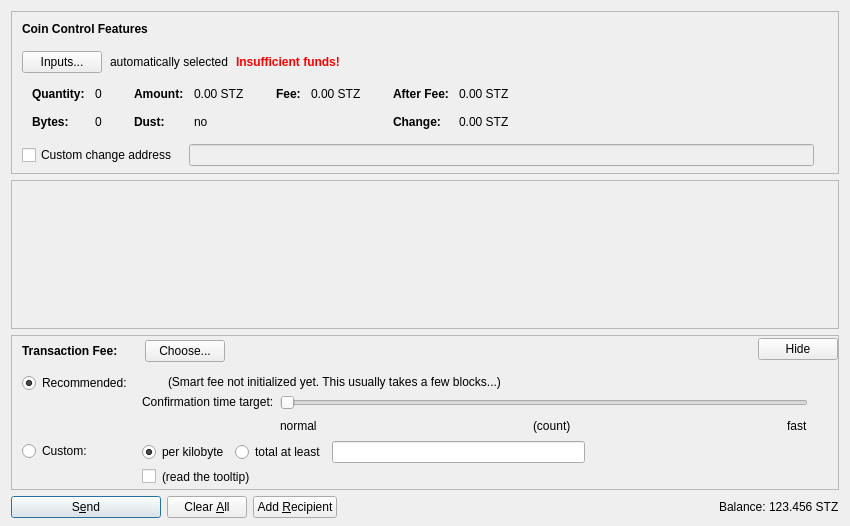
<?xml version="1.0" encoding="UTF-8"?>
<ui version="4.0">
 <class>SendCoinsDialog</class>
 <widget class="QDialog" name="SendCoinsDialog">
  <property name="geometry">
   <rect>
    <x>0</x>
    <y>0</y>
    <width>850</width>
    <height>526</height>
   </rect>
  </property>
  <property name="windowTitle">
   <string>Send Coins</string>
  </property>
  <layout class="QVBoxLayout" name="verticalLayout" stretch="0,1,0,0">
   <property name="bottomMargin">
    <number>8</number>
   </property>
   <item>
    <widget class="QFrame" name="frameCoinControl">
     <property name="sizePolicy">
      <sizepolicy hsizetype="Expanding" vsizetype="Expanding">
       <horstretch>0</horstretch>
       <verstretch>0</verstretch>
      </sizepolicy>
     </property>
     <property name="maximumSize">
      <size>
       <width>16777215</width>
       <height>16777215</height>
      </size>
     </property>
     <property name="frameShape">
      <enum>QFrame::StyledPanel</enum>
     </property>
     <property name="frameShadow">
      <enum>QFrame::Sunken</enum>
     </property>
     <layout class="QVBoxLayout" name="verticalLayoutCoinControl2">
      <property name="spacing">
       <number>0</number>
      </property>
      <property name="leftMargin">
       <number>0</number>
      </property>
      <property name="topMargin">
       <number>0</number>
      </property>
      <property name="rightMargin">
       <number>0</number>
      </property>
      <property name="bottomMargin">
       <number>6</number>
      </property>
      <item>
       <layout class="QVBoxLayout" name="verticalLayoutCoinControl" stretch="0,0,0,0,1">
        <property name="spacing">
         <number>0</number>
        </property>
        <property name="leftMargin">
         <number>10</number>
        </property>
        <property name="topMargin">
         <number>10</number>
        </property>
        <item>
         <layout class="QHBoxLayout" name="horizontalLayoutCoinControl1">
          <property name="bottomMargin">
           <number>15</number>
          </property>
          <item>
           <widget class="QLabel" name="labelCoinControlFeatures">
            <property name="sizePolicy">
             <sizepolicy hsizetype="Preferred" vsizetype="Maximum">
              <horstretch>0</horstretch>
              <verstretch>0</verstretch>
             </sizepolicy>
            </property>
            <property name="font">
             <font>
              <weight>75</weight>
              <bold>true</bold>
             </font>
            </property>
            <property name="styleSheet">
             <string notr="true">font-weight:bold;</string>
            </property>
            <property name="text">
             <string>Coin Control Features</string>
            </property>
           </widget>
          </item>
         </layout>
        </item>
        <item>
         <layout class="QHBoxLayout" name="horizontalLayoutCoinControl2" stretch="0,0,0,0">
          <property name="spacing">
           <number>8</number>
          </property>
          <property name="bottomMargin">
           <number>10</number>
          </property>
          <item>
           <widget class="QPushButton" name="pushButtonCoinControl">
            <property name="styleSheet">
             <string notr="true"/>
            </property>
            <property name="text">
             <string>Inputs...</string>
            </property>
            <property name="autoDefault">
             <bool>false</bool>
            </property>
           </widget>
          </item>
          <item>
           <widget class="QLabel" name="labelCoinControlAutomaticallySelected">
            <property name="text">
             <string>automatically selected</string>
            </property>
            <property name="margin">
             <number>5</number>
            </property>
           </widget>
          </item>
          <item>
           <widget class="QLabel" name="labelCoinControlInsuffFunds">
            <property name="font">
             <font>
              <weight>75</weight>
              <bold>true</bold>
             </font>
            </property>
            <property name="styleSheet">
             <string notr="true">color:red;font-weight:bold;</string>
            </property>
            <property name="text">
             <string>Insufficient funds!</string>
            </property>
            <property name="margin">
             <number>5</number>
            </property>
           </widget>
          </item>
          <item>
           <spacer name="horizontalSpacerCoinControl">
            <property name="orientation">
             <enum>Qt::Horizontal</enum>
            </property>
            <property name="sizeHint" stdset="0">
             <size>
              <width>40</width>
              <height>1</height>
             </size>
            </property>
           </spacer>
          </item>
         </layout>
        </item>
        <item>
         <widget class="QWidget" name="widgetCoinControl" native="true">
          <property name="sizePolicy">
           <sizepolicy hsizetype="Preferred" vsizetype="Preferred">
            <horstretch>0</horstretch>
            <verstretch>0</verstretch>
           </sizepolicy>
          </property>
          <property name="minimumSize">
           <size>
            <width>0</width>
            <height>0</height>
           </size>
          </property>
          <property name="styleSheet">
           <string notr="true"/>
          </property>
          <layout class="QHBoxLayout" name="horizontalLayoutCoinControl5">
           <property name="leftMargin">
            <number>0</number>
           </property>
           <property name="topMargin">
            <number>0</number>
           </property>
           <property name="rightMargin">
            <number>0</number>
           </property>
           <property name="bottomMargin">
            <number>0</number>
           </property>
           <item>
            <layout class="QHBoxLayout" name="horizontalLayoutCoinControl3" stretch="0,0,0,1">
             <property name="spacing">
              <number>20</number>
             </property>
             <property name="topMargin">
              <number>0</number>
             </property>
             <property name="bottomMargin">
              <number>10</number>
             </property>
             <item>
              <layout class="QFormLayout" name="formLayoutCoinControl1">
               <property name="horizontalSpacing">
                <number>10</number>
               </property>
               <property name="verticalSpacing">
                <number>14</number>
               </property>
               <property name="leftMargin">
                <number>10</number>
               </property>
               <property name="topMargin">
                <number>4</number>
               </property>
               <property name="rightMargin">
                <number>6</number>
               </property>
               <item row="0" column="0">
                <widget class="QLabel" name="labelCoinControlQuantityText">
                 <property name="font">
                  <font>
                   <weight>75</weight>
                   <bold>true</bold>
                  </font>
                 </property>
                 <property name="text">
                  <string>Quantity:</string>
                 </property>
                 <property name="margin">
                  <number>0</number>
                 </property>
                </widget>
               </item>
               <item row="0" column="1">
                <widget class="QLabel" name="labelCoinControlQuantity">
                 <property name="cursor">
                  <cursorShape>IBeamCursor</cursorShape>
                 </property>
                 <property name="contextMenuPolicy">
                  <enum>Qt::ActionsContextMenu</enum>
                 </property>
                 <property name="text">
                  <string notr="true">0</string>
                 </property>
                 <property name="margin">
                  <number>0</number>
                 </property>
                 <property name="textInteractionFlags">
                  <set>Qt::LinksAccessibleByMouse|Qt::TextSelectableByKeyboard|Qt::TextSelectableByMouse</set>
                 </property>
                </widget>
               </item>
               <item row="1" column="0">
                <widget class="QLabel" name="labelCoinControlBytesText">
                 <property name="font">
                  <font>
                   <weight>75</weight>
                   <bold>true</bold>
                  </font>
                 </property>
                 <property name="text">
                  <string>Bytes:</string>
                 </property>
                </widget>
               </item>
               <item row="1" column="1">
                <widget class="QLabel" name="labelCoinControlBytes">
                 <property name="cursor">
                  <cursorShape>IBeamCursor</cursorShape>
                 </property>
                 <property name="contextMenuPolicy">
                  <enum>Qt::ActionsContextMenu</enum>
                 </property>
                 <property name="text">
                  <string notr="true">0</string>
                 </property>
                 <property name="textInteractionFlags">
                  <set>Qt::LinksAccessibleByMouse|Qt::TextSelectableByKeyboard|Qt::TextSelectableByMouse</set>
                 </property>
                </widget>
               </item>
              </layout>
             </item>
             <item>
              <layout class="QFormLayout" name="formLayoutCoinControl2">
               <property name="horizontalSpacing">
                <number>10</number>
               </property>
               <property name="verticalSpacing">
                <number>14</number>
               </property>
               <property name="leftMargin">
                <number>6</number>
               </property>
               <property name="topMargin">
                <number>4</number>
               </property>
               <property name="rightMargin">
                <number>6</number>
               </property>
               <item row="0" column="0">
                <widget class="QLabel" name="labelCoinControlAmountText">
                 <property name="font">
                  <font>
                   <weight>75</weight>
                   <bold>true</bold>
                  </font>
                 </property>
                 <property name="text">
                  <string>Amount:</string>
                 </property>
                 <property name="margin">
                  <number>0</number>
                 </property>
                </widget>
               </item>
               <item row="0" column="1">
                <widget class="QLabel" name="labelCoinControlAmount">
                 <property name="cursor">
                  <cursorShape>IBeamCursor</cursorShape>
                 </property>
                 <property name="contextMenuPolicy">
                  <enum>Qt::ActionsContextMenu</enum>
                 </property>
                 <property name="text">
                  <string notr="true">0.00 STZ</string>
                 </property>
                 <property name="textInteractionFlags">
                  <set>Qt::LinksAccessibleByMouse|Qt::TextSelectableByKeyboard|Qt::TextSelectableByMouse</set>
                 </property>
                </widget>
               </item>
               <item row="1" column="0">
                <widget class="QLabel" name="labelCoinControlLowOutputText">
                 <property name="font">
                  <font>
                   <weight>75</weight>
                   <bold>true</bold>
                  </font>
                 </property>
                 <property name="text">
                  <string>Dust:</string>
                 </property>
                </widget>
               </item>
               <item row="1" column="1">
                <widget class="QLabel" name="labelCoinControlLowOutput">
                 <property name="cursor">
                  <cursorShape>IBeamCursor</cursorShape>
                 </property>
                 <property name="contextMenuPolicy">
                  <enum>Qt::ActionsContextMenu</enum>
                 </property>
                 <property name="text">
                  <string notr="true">no</string>
                 </property>
                 <property name="textInteractionFlags">
                  <set>Qt::LinksAccessibleByMouse|Qt::TextSelectableByKeyboard|Qt::TextSelectableByMouse</set>
                 </property>
                </widget>
               </item>
              </layout>
             </item>
             <item>
              <layout class="QFormLayout" name="formLayoutCoinControl3">
               <property name="horizontalSpacing">
                <number>10</number>
               </property>
               <property name="verticalSpacing">
                <number>14</number>
               </property>
               <property name="leftMargin">
                <number>6</number>
               </property>
               <property name="topMargin">
                <number>4</number>
               </property>
               <property name="rightMargin">
                <number>6</number>
               </property>
               <item row="0" column="0">
                <widget class="QLabel" name="labelCoinControlFeeText">
                 <property name="font">
                  <font>
                   <weight>75</weight>
                   <bold>true</bold>
                  </font>
                 </property>
                 <property name="text">
                  <string>Fee:</string>
                 </property>
                 <property name="margin">
                  <number>0</number>
                 </property>
                </widget>
               </item>
               <item row="0" column="1">
                <widget class="QLabel" name="labelCoinControlFee">
                 <property name="cursor">
                  <cursorShape>IBeamCursor</cursorShape>
                 </property>
                 <property name="contextMenuPolicy">
                  <enum>Qt::ActionsContextMenu</enum>
                 </property>
                 <property name="text">
                  <string notr="true">0.00 STZ</string>
                 </property>
                 <property name="textInteractionFlags">
                  <set>Qt::LinksAccessibleByMouse|Qt::TextSelectableByKeyboard|Qt::TextSelectableByMouse</set>
                 </property>
                </widget>
               </item>
              </layout>
             </item>
             <item>
              <layout class="QFormLayout" name="formLayoutCoinControl4">
               <property name="horizontalSpacing">
                <number>10</number>
               </property>
               <property name="verticalSpacing">
                <number>14</number>
               </property>
               <property name="leftMargin">
                <number>6</number>
               </property>
               <property name="topMargin">
                <number>4</number>
               </property>
               <property name="rightMargin">
                <number>6</number>
               </property>
               <item row="0" column="0">
                <widget class="QLabel" name="labelCoinControlAfterFeeText">
                 <property name="font">
                  <font>
                   <weight>75</weight>
                   <bold>true</bold>
                  </font>
                 </property>
                 <property name="text">
                  <string>After Fee:</string>
                 </property>
                 <property name="margin">
                  <number>0</number>
                 </property>
                </widget>
               </item>
               <item row="0" column="1">
                <widget class="QLabel" name="labelCoinControlAfterFee">
                 <property name="cursor">
                  <cursorShape>IBeamCursor</cursorShape>
                 </property>
                 <property name="contextMenuPolicy">
                  <enum>Qt::ActionsContextMenu</enum>
                 </property>
                 <property name="text">
                  <string notr="true">0.00 STZ</string>
                 </property>
                 <property name="textInteractionFlags">
                  <set>Qt::LinksAccessibleByMouse|Qt::TextSelectableByKeyboard|Qt::TextSelectableByMouse</set>
                 </property>
                </widget>
               </item>
               <item row="1" column="0">
                <widget class="QLabel" name="labelCoinControlChangeText">
                 <property name="font">
                  <font>
                   <weight>75</weight>
                   <bold>true</bold>
                  </font>
                 </property>
                 <property name="text">
                  <string>Change:</string>
                 </property>
                </widget>
               </item>
               <item row="1" column="1">
                <widget class="QLabel" name="labelCoinControlChange">
                 <property name="cursor">
                  <cursorShape>IBeamCursor</cursorShape>
                 </property>
                 <property name="contextMenuPolicy">
                  <enum>Qt::ActionsContextMenu</enum>
                 </property>
                 <property name="text">
                  <string notr="true">0.00 STZ</string>
                 </property>
                 <property name="textInteractionFlags">
                  <set>Qt::LinksAccessibleByMouse|Qt::TextSelectableByKeyboard|Qt::TextSelectableByMouse</set>
                 </property>
                </widget>
               </item>
              </layout>
             </item>
            </layout>
           </item>
          </layout>
         </widget>
        </item>
        <item>
         <layout class="QHBoxLayout" name="horizontalLayoutCoinControl4" stretch="0,0,0">
          <property name="spacing">
           <number>12</number>
          </property>
          <property name="sizeConstraint">
           <enum>QLayout::SetDefaultConstraint</enum>
          </property>
          <property name="topMargin">
           <number>5</number>
          </property>
          <property name="rightMargin">
           <number>5</number>
          </property>
          <item>
           <widget class="QCheckBox" name="checkBoxCoinControlChange">
            <property name="toolTip">
             <string>If this is activated, but the change address is empty or invalid, change will be sent to a newly generated address.</string>
            </property>
            <property name="text">
             <string>Custom change address</string>
            </property>
           </widget>
          </item>
          <item>
           <widget class="QValidatedLineEdit" name="lineEditCoinControlChange">
            <property name="enabled">
             <bool>false</bool>
            </property>
            <property name="sizePolicy">
             <sizepolicy hsizetype="Expanding" vsizetype="Fixed">
              <horstretch>0</horstretch>
              <verstretch>0</verstretch>
             </sizepolicy>
            </property>
           </widget>
          </item>
          <item>
           <widget class="QLabel" name="labelCoinControlChangeLabel">
            <property name="sizePolicy">
             <sizepolicy hsizetype="Preferred" vsizetype="Expanding">
              <horstretch>0</horstretch>
              <verstretch>0</verstretch>
             </sizepolicy>
            </property>
            <property name="minimumSize">
             <size>
              <width>0</width>
              <height>0</height>
             </size>
            </property>
            <property name="text">
             <string/>
            </property>
            <property name="margin">
             <number>3</number>
            </property>
           </widget>
          </item>
         </layout>
        </item>
        <item>
         <spacer name="verticalSpacerCoinControl">
          <property name="orientation">
           <enum>Qt::Vertical</enum>
          </property>
          <property name="sizeHint" stdset="0">
           <size>
            <width>800</width>
            <height>1</height>
           </size>
          </property>
         </spacer>
        </item>
       </layout>
      </item>
     </layout>
    </widget>
   </item>
   <item>
    <widget class="QScrollArea" name="scrollArea">
     <property name="widgetResizable">
      <bool>true</bool>
     </property>
     <widget class="QWidget" name="scrollAreaWidgetContents">
      <property name="geometry">
       <rect>
        <x>0</x>
        <y>0</y>
        <width>830</width>
        <height>104</height>
       </rect>
      </property>
      <layout class="QVBoxLayout" name="verticalLayout_2" stretch="0,1">
       <property name="leftMargin">
        <number>0</number>
       </property>
       <property name="topMargin">
        <number>0</number>
       </property>
       <property name="rightMargin">
        <number>0</number>
       </property>
       <property name="bottomMargin">
        <number>0</number>
       </property>
       <item>
        <layout class="QVBoxLayout" name="entries">
         <property name="spacing">
          <number>6</number>
         </property>
        </layout>
       </item>
       <item>
        <spacer name="verticalSpacer">
         <property name="orientation">
          <enum>Qt::Vertical</enum>
         </property>
         <property name="sizeHint" stdset="0">
          <size>
           <width>20</width>
           <height>40</height>
          </size>
         </property>
        </spacer>
       </item>
      </layout>
     </widget>
    </widget>
   </item>
   <item>
    <widget class="QFrame" name="frameFee">
     <property name="sizePolicy">
      <sizepolicy hsizetype="Expanding" vsizetype="Expanding">
       <horstretch>0</horstretch>
       <verstretch>0</verstretch>
      </sizepolicy>
     </property>
     <property name="maximumSize">
      <size>
       <width>16777215</width>
       <height>16777215</height>
      </size>
     </property>
     <property name="frameShape">
      <enum>QFrame::StyledPanel</enum>
     </property>
     <property name="frameShadow">
      <enum>QFrame::Sunken</enum>
     </property>
     <layout class="QVBoxLayout" name="verticalLayoutFee1">
      <property name="spacing">
       <number>0</number>
      </property>
      <property name="leftMargin">
       <number>0</number>
      </property>
      <property name="topMargin">
       <number>0</number>
      </property>
      <property name="rightMargin">
       <number>0</number>
      </property>
      <property name="bottomMargin">
       <number>0</number>
      </property>
      <item>
       <layout class="QVBoxLayout" name="verticalLayoutFee2" stretch="0,0,0">
        <property name="spacing">
         <number>0</number>
        </property>
        <property name="leftMargin">
         <number>10</number>
        </property>
        <property name="topMargin">
         <number>0</number>
        </property>
        <item>
         <layout class="QHBoxLayout" name="horizontalLayoutFee1">
          <property name="bottomMargin">
           <number>0</number>
          </property>
          <item>
           <layout class="QVBoxLayout" name="verticalLayoutFee7">
            <property name="spacing">
             <number>0</number>
            </property>
            <item>
             <spacer name="verticalSpacerSmartFee">
              <property name="orientation">
               <enum>Qt::Vertical</enum>
              </property>
              <property name="sizeType">
               <enum>QSizePolicy::Fixed</enum>
              </property>
              <property name="sizeHint" stdset="0">
               <size>
                <width>1</width>
                <height>4</height>
               </size>
              </property>
             </spacer>
            </item>
            <item>
             <layout class="QHBoxLayout" name="horizontalLayoutSmartFee">
              <property name="spacing">
               <number>10</number>
              </property>
              <item>
               <widget class="QLabel" name="labelFeeHeadline">
                <property name="sizePolicy">
                 <sizepolicy hsizetype="Preferred" vsizetype="Maximum">
                  <horstretch>0</horstretch>
                  <verstretch>0</verstretch>
                 </sizepolicy>
                </property>
                <property name="font">
                 <font>
                  <weight>75</weight>
                  <bold>true</bold>
                 </font>
                </property>
                <property name="styleSheet">
                 <string notr="true">font-weight:bold;</string>
                </property>
                <property name="text">
                 <string>Transaction Fee:</string>
                </property>
               </widget>
              </item>
              <item>
               <widget class="QLabel" name="labelFeeMinimized">
                <property name="text">
                 <string/>
                </property>
               </widget>
              </item>
              <item>
               <widget class="QPushButton" name="buttonChooseFee">
                <property name="text">
                 <string>Choose...</string>
                </property>
               </widget>
              </item>
             </layout>
            </item>
            <item>
             <spacer name="verticalSpacer_5">
              <property name="orientation">
               <enum>Qt::Vertical</enum>
              </property>
              <property name="sizeHint" stdset="0">
               <size>
                <width>1</width>
                <height>1</height>
               </size>
              </property>
             </spacer>
            </item>
           </layout>
          </item>
          <item>
           <spacer name="horizontalSpacer_4">
            <property name="orientation">
             <enum>Qt::Horizontal</enum>
            </property>
            <property name="sizeHint" stdset="0">
             <size>
              <width>40</width>
              <height>20</height>
             </size>
            </property>
           </spacer>
          </item>
          <item>
           <widget class="QPushButton" name="buttonMinimizeFee">
            <property name="toolTip">
             <string>collapse fee-settings</string>
            </property>
            <property name="text">
             <string>Hide</string>
            </property>
           </widget>
          </item>
         </layout>
        </item>
        <item>
         <widget class="QFrame" name="frameFeeSelection">
          <layout class="QVBoxLayout" name="verticalLayoutFee12">
           <property name="spacing">
            <number>0</number>
           </property>
           <property name="leftMargin">
            <number>0</number>
           </property>
           <property name="topMargin">
            <number>0</number>
           </property>
           <property name="rightMargin">
            <number>0</number>
           </property>
           <property name="bottomMargin">
            <number>0</number>
           </property>
           <item>
            <layout class="QGridLayout" name="gridLayoutFee">
             <property name="topMargin">
              <number>10</number>
             </property>
             <property name="bottomMargin">
              <number>4</number>
             </property>
             <property name="horizontalSpacing">
              <number>10</number>
             </property>
             <property name="verticalSpacing">
              <number>4</number>
             </property>
             <item row="1" column="1">
              <layout class="QVBoxLayout" name="verticalLayoutFee8">
               <property name="spacing">
                <number>6</number>
               </property>
               <item>
                <layout class="QHBoxLayout" name="horizontalLayoutFee13">
                 <item>
                  <widget class="QRadioButton" name="radioCustomPerKilobyte">
                   <property name="toolTip">
                    <string>If the custom fee is set to 1000 satoshis and the transaction is only 250 bytes, then &quot;per kilobyte&quot; only pays 250 satoshis in fee, while &quot;total at least&quot; pays 1000 satoshis. For transactions bigger than a kilobyte both pay by kilobyte.</string>
                   </property>
                   <property name="text">
                    <string>per kilobyte</string>
                   </property>
                   <property name="checked">
                    <bool>true</bool>
                   </property>
                   <attribute name="buttonGroup">
                    <string notr="true">groupCustomFee</string>
                   </attribute>
                  </widget>
                 </item>
                 <item>
                  <widget class="QRadioButton" name="radioCustomAtLeast">
                   <property name="toolTip">
                    <string>If the custom fee is set to 1000 satoshis and the transaction is only 250 bytes, then &quot;per kilobyte&quot; only pays 250 satoshis in fee, while &quot;total at least&quot; pays 1000 satoshis. For transactions bigger than a kilobyte both pay by kilobyte.</string>
                   </property>
                   <property name="text">
                    <string>total at least</string>
                   </property>
                   <attribute name="buttonGroup">
                    <string notr="true">groupCustomFee</string>
                   </attribute>
                  </widget>
                 </item>
                 <item>
                  <widget class="BitcoinAmountField" name="customFee"/>
                 </item>
                 <item>
                  <spacer name="horizontalSpacer_6">
                   <property name="orientation">
                    <enum>Qt::Horizontal</enum>
                   </property>
                   <property name="sizeHint" stdset="0">
                    <size>
                     <width>1</width>
                     <height>1</height>
                    </size>
                   </property>
                  </spacer>
                 </item>
                </layout>
               </item>
               <item>
                <layout class="QHBoxLayout" name="horizontalLayoutFee8">
                 <item>
                  <widget class="QCheckBox" name="checkBoxMinimumFee">
                   <property name="toolTip">
                    <string>Paying only the minimum fee is just fine as long as there is less transaction volume than space in the blocks. But be aware that this can end up in a never confirming transaction once there is more demand for stutz transactions than the network can process.</string>
                   </property>
                   <property name="text">
                    <string/>
                   </property>
                  </widget>
                 </item>
                 <item>
                  <widget class="QLabel" name="labelMinFeeWarning">
                   <property name="enabled">
                    <bool>true</bool>
                   </property>
                   <property name="toolTip">
                    <string>Paying only the minimum fee is just fine as long as there is less transaction volume than space in the blocks. But be aware that this can end up in a never confirming transaction once there is more demand for stutz transactions than the network can process.</string>
                   </property>
                   <property name="text">
                    <string>(read the tooltip)</string>
                   </property>
                   <property name="margin">
                    <number>5</number>
                   </property>
                  </widget>
                 </item>
                 <item>
                  <spacer name="horizontalSpacer_2">
                   <property name="orientation">
                    <enum>Qt::Horizontal</enum>
                   </property>
                   <property name="sizeHint" stdset="0">
                    <size>
                     <width>1</width>
                     <height>1</height>
                    </size>
                   </property>
                  </spacer>
                 </item>
                </layout>
               </item>
              </layout>
             </item>
             <item row="0" column="0">
              <layout class="QVBoxLayout" name="verticalLayoutFee4" stretch="0,1">
               <item>
                <widget class="QRadioButton" name="radioSmartFee">
                 <property name="text">
                  <string>Recommended:</string>
                 </property>
                 <property name="checked">
                  <bool>true</bool>
                 </property>
                 <attribute name="buttonGroup">
                  <string notr="true">groupFee</string>
                 </attribute>
                </widget>
               </item>
               <item>
                <spacer name="verticalSpacer_2">
                 <property name="orientation">
                  <enum>Qt::Vertical</enum>
                 </property>
                 <property name="sizeHint" stdset="0">
                  <size>
                   <width>1</width>
                   <height>1</height>
                  </size>
                 </property>
                </spacer>
               </item>
              </layout>
             </item>
             <item row="1" column="0">
              <layout class="QVBoxLayout" name="verticalLayoutFee9" stretch="0,1">
               <item>
                <widget class="QRadioButton" name="radioCustomFee">
                 <property name="text">
                  <string>Custom:</string>
                 </property>
                 <attribute name="buttonGroup">
                  <string notr="true">groupFee</string>
                 </attribute>
                </widget>
               </item>
               <item>
                <spacer name="verticalSpacer_6">
                 <property name="orientation">
                  <enum>Qt::Vertical</enum>
                 </property>
                 <property name="sizeHint" stdset="0">
                  <size>
                   <width>1</width>
                   <height>1</height>
                  </size>
                 </property>
                </spacer>
               </item>
              </layout>
             </item>
             <item row="0" column="1">
              <layout class="QVBoxLayout" name="verticalLayoutFee3" stretch="0,0,1">
               <property name="spacing">
                <number>6</number>
               </property>
               <property name="topMargin">
                <number>2</number>
               </property>
               <item>
                <layout class="QHBoxLayout" name="horizontalLayoutFee12">
                 <item>
                  <widget class="QLabel" name="labelSmartFee">
                   <property name="text">
                    <string/>
                   </property>
                   <property name="margin">
                    <number>2</number>
                   </property>
                  </widget>
                 </item>
                 <item>
                  <widget class="QLabel" name="labelFeeEstimation">
                   <property name="text">
                    <string/>
                   </property>
                  </widget>
                 </item>
                 <item>
                  <widget class="QLabel" name="labelSmartFee2">
                   <property name="text">
                    <string>(Smart fee not initialized yet. This usually takes a few blocks...)</string>
                   </property>
                   <property name="margin">
                    <number>2</number>
                   </property>
                  </widget>
                 </item>
                 <item>
                  <spacer name="horizontalSpacer_5">
                   <property name="orientation">
                    <enum>Qt::Horizontal</enum>
                   </property>
                   <property name="sizeHint" stdset="0">
                    <size>
                     <width>1</width>
                     <height>1</height>
                    </size>
                   </property>
                  </spacer>
                 </item>
                </layout>
               </item>
               <item>
                <layout class="QHBoxLayout" name="horizontalLayoutFee9">
                 <item>
                  <layout class="QVBoxLayout" name="verticalLayoutFee6">
                   <item>
                    <widget class="QLabel" name="labelSmartFee3">
                     <property name="text">
                      <string>Confirmation time target:</string>
                     </property>
                     <property name="margin">
                      <number>2</number>
                     </property>
                    </widget>
                   </item>
                   <item>
                    <spacer name="verticalSpacer_3">
                     <property name="orientation">
                      <enum>Qt::Vertical</enum>
                     </property>
                     <property name="sizeHint" stdset="0">
                      <size>
                       <width>1</width>
                       <height>1</height>
                      </size>
                     </property>
                    </spacer>
                   </item>
                  </layout>
                 </item>
                 <item>
                  <layout class="QVBoxLayout" name="verticalLayoutFee5">
                   <property name="rightMargin">
                    <number>30</number>
                   </property>
                   <item>
                    <widget class="QSlider" name="sliderSmartFee">
                     <property name="minimum">
                      <number>0</number>
                     </property>
                     <property name="maximum">
                      <number>23</number>
                     </property>
                     <property name="pageStep">
                      <number>1</number>
                     </property>
                     <property name="value">
                      <number>0</number>
                     </property>
                     <property name="orientation">
                      <enum>Qt::Horizontal</enum>
                     </property>
                     <property name="invertedAppearance">
                      <bool>false</bool>
                     </property>
                     <property name="invertedControls">
                      <bool>false</bool>
                     </property>
                     <property name="tickPosition">
                      <enum>QSlider::NoTicks</enum>
                     </property>
                    </widget>
                   </item>
                   <item>
                    <layout class="QHBoxLayout" name="horizontalLayoutFee10">
                     <item>
                      <widget class="QLabel" name="labelSmartFeeNormal">
                       <property name="text">
                        <string>normal</string>
                       </property>
                      </widget>
                     </item>
                     <item>
                      <spacer name="horizontalSpacer_7">
                       <property name="orientation">
                        <enum>Qt::Horizontal</enum>
                       </property>
                       <property name="sizeHint" stdset="0">
                        <size>
                         <width>40</width>
                         <height>20</height>
                        </size>
                       </property>
                      </spacer>
                     </item>
                     <item>
                      <widget class="QLabel" name="confirmationTargetLabel">
                       <property name="text">
                        <string notr="true">(count)</string>
                       </property>
                      </widget>
                     </item>
                     <item>
                      <spacer name="horizontalSpacer_3">
                       <property name="orientation">
                        <enum>Qt::Horizontal</enum>
                       </property>
                       <property name="sizeHint" stdset="0">
                        <size>
                         <width>40</width>
                         <height>20</height>
                        </size>
                       </property>
                      </spacer>
                     </item>
                     <item>
                      <widget class="QLabel" name="labelSmartFeeFast">
                       <property name="text">
                        <string>fast</string>
                       </property>
                      </widget>
                     </item>
                    </layout>
                   </item>
                  </layout>
                 </item>
                </layout>
               </item>
               <item>
                <spacer name="verticalSpacer_4">
                 <property name="orientation">
                  <enum>Qt::Vertical</enum>
                 </property>
                 <property name="sizeHint" stdset="0">
                  <size>
                   <width>1</width>
                   <height>1</height>
                  </size>
                 </property>
                </spacer>
               </item>
              </layout>
             </item>
            </layout>
           </item>
          </layout>
         </widget>
        </item>
        <item>
         <spacer name="verticalSpacerFee">
          <property name="orientation">
           <enum>Qt::Vertical</enum>
          </property>
          <property name="sizeHint" stdset="0">
           <size>
            <width>800</width>
            <height>1</height>
           </size>
          </property>
         </spacer>
        </item>
       </layout>
      </item>
     </layout>
    </widget>
   </item>
   <item>
    <layout class="QHBoxLayout" name="horizontalLayout">
     <item>
      <widget class="QPushButton" name="sendButton">
       <property name="minimumSize">
        <size>
         <width>150</width>
         <height>0</height>
        </size>
       </property>
       <property name="toolTip">
        <string>Confirm the send action</string>
       </property>
       <property name="text">
        <string>S&amp;end</string>
       </property>
       <property name="icon">
        <iconset resource="../bitcoin.qrc">
         <normaloff>:/icons/send</normaloff>:/icons/send</iconset>
       </property>
       <property name="autoDefault">
        <bool>false</bool>
       </property>
       <property name="default">
        <bool>true</bool>
       </property>
      </widget>
     </item>
     <item>
      <widget class="QPushButton" name="clearButton">
       <property name="sizePolicy">
        <sizepolicy hsizetype="Minimum" vsizetype="Fixed">
         <horstretch>0</horstretch>
         <verstretch>0</verstretch>
        </sizepolicy>
       </property>
       <property name="toolTip">
        <string>Clear all fields of the form.</string>
       </property>
       <property name="text">
        <string>Clear &amp;All</string>
       </property>
       <property name="icon">
        <iconset resource="../bitcoin.qrc">
         <normaloff>:/icons/remove</normaloff>:/icons/remove</iconset>
       </property>
       <property name="autoDefault">
        <bool>false</bool>
       </property>
      </widget>
     </item>
     <item>
      <widget class="QPushButton" name="addButton">
       <property name="toolTip">
        <string>Send to multiple recipients at once</string>
       </property>
       <property name="text">
        <string>Add &amp;Recipient</string>
       </property>
       <property name="icon">
        <iconset resource="../bitcoin.qrc">
         <normaloff>:/icons/add</normaloff>:/icons/add</iconset>
       </property>
       <property name="autoDefault">
        <bool>false</bool>
       </property>
      </widget>
     </item>
     <item>
      <spacer name="horizontalSpacer">
       <property name="orientation">
        <enum>Qt::Horizontal</enum>
       </property>
       <property name="sizeHint" stdset="0">
        <size>
         <width>40</width>
         <height>20</height>
        </size>
       </property>
      </spacer>
     </item>
     <item>
      <layout class="QHBoxLayout" name="horizontalLayout_2">
       <property name="spacing">
        <number>3</number>
       </property>
       <item>
        <widget class="QLabel" name="label">
         <property name="sizePolicy">
          <sizepolicy hsizetype="Preferred" vsizetype="Fixed">
           <horstretch>0</horstretch>
           <verstretch>0</verstretch>
          </sizepolicy>
         </property>
         <property name="text">
          <string>Balance:</string>
         </property>
        </widget>
       </item>
       <item>
        <widget class="QLabel" name="labelBalance">
         <property name="sizePolicy">
          <sizepolicy hsizetype="Preferred" vsizetype="Fixed">
           <horstretch>0</horstretch>
           <verstretch>0</verstretch>
          </sizepolicy>
         </property>
         <property name="cursor">
          <cursorShape>IBeamCursor</cursorShape>
         </property>
         <property name="text">
          <string notr="true">123.456 STZ</string>
         </property>
         <property name="textInteractionFlags">
          <set>Qt::LinksAccessibleByMouse|Qt::TextSelectableByKeyboard|Qt::TextSelectableByMouse</set>
         </property>
        </widget>
       </item>
      </layout>
     </item>
    </layout>
   </item>
  </layout>
 </widget>
 <customwidgets>
  <customwidget>
   <class>QValidatedLineEdit</class>
   <extends>QLineEdit</extends>
   <header>qvalidatedlineedit.h</header>
  </customwidget>
  <customwidget>
   <class>BitcoinAmountField</class>
   <extends>QLineEdit</extends>
   <header>bitcoinamountfield.h</header>
   <container>1</container>
  </customwidget>
 </customwidgets>
 <resources>
  <include location="../bitcoin.qrc"/>
 </resources>
 <connections/>
 <buttongroups>
  <buttongroup name="groupFee"/>
  <buttongroup name="groupCustomFee"/>
 </buttongroups>
</ui>
